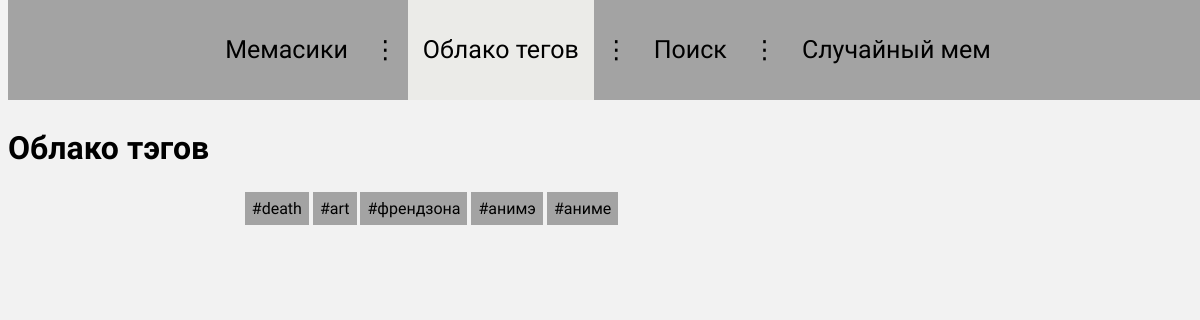
The app's page /tag-cloud/, older data.
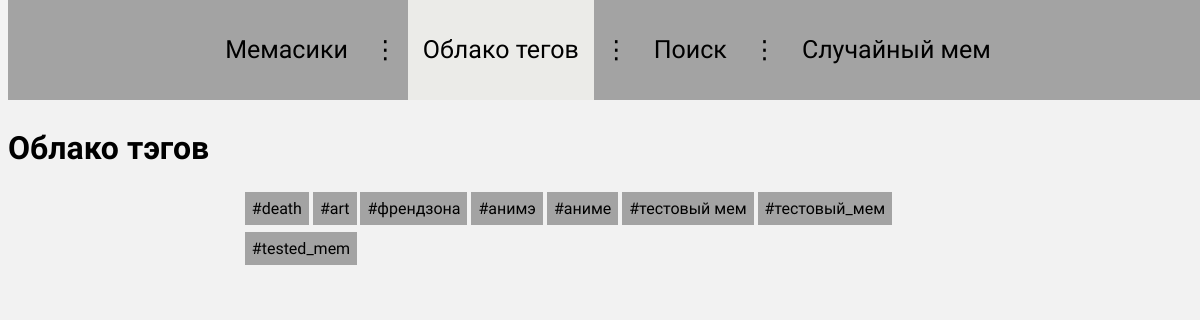
The same page, newer data.
### memeses/models.py (models this page shows, shortened)
class Tags(models.Model):
    name = models.CharField(max_length=200, unique=True)
    def __str__(self):
        return self.name

### memeses/views.py (the view)
# urls.py: path('tag-cloud/', views.TagsCloudView.as_view(), name='tags_list'),
class TagsCloudView(generic.ListView):
    model = Tags
    context_object_name = 'tags_list'
    template_name = 'tags_list.html'

### memeses/templates/tags_list.html
{% extends "base_generic.html" %}
{% block content %}
    <h1>Облако тэгов</h1>
    {% if tags_list %}
      <div class=block-memes>
        <div class=tag-line>
      {% for tag in tags_list %}
        <a href="{% url 'search_results' %}?q={{ tag }}&search_type=tag" class="tag-inline">#{{ tag }}</a>
      {% endfor %}
        </div>
      </div>
    {% else %}
      <p>В базе нет ни одного тэга</p>
    {% endif %}
{% endblock %}

Row changes from the older to the newer data that the page shows:
added Tags: name "тестовый мем"
added Tags: name "тестовый_мем"
added Tags: name "tested_mem"
